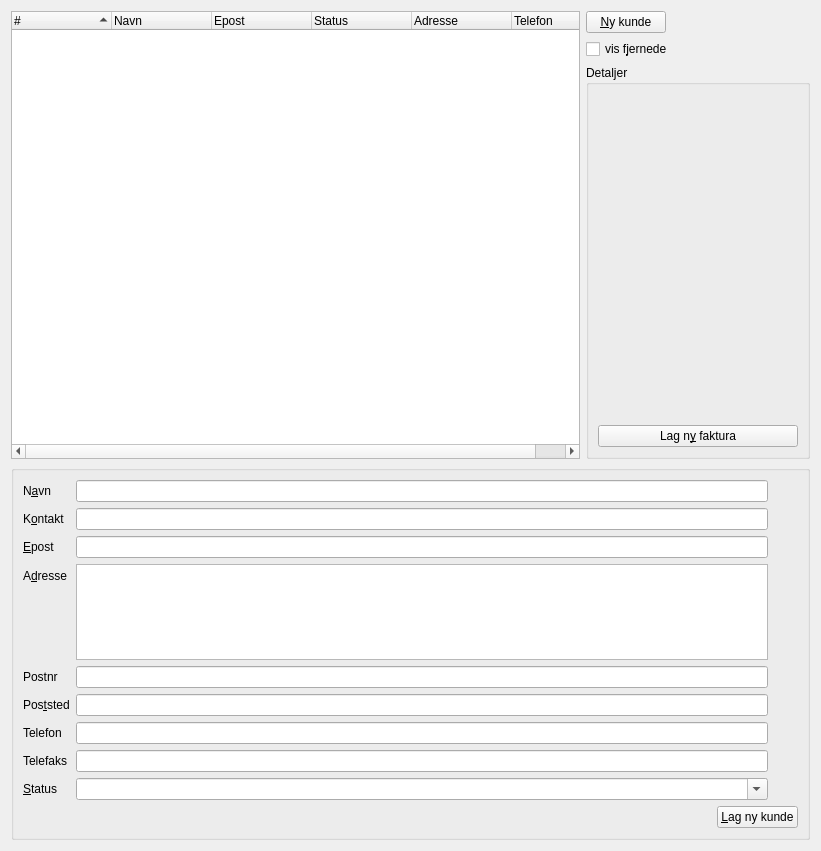
      <widget class="QWidget" name="tab_2" >
       <property name="geometry" >
        <rect>
         <x>0</x>
         <y>0</y>
         <width>821</width>
         <height>851</height>
        </rect>
       </property>
       <attribute name="title" >
        <string>&amp;Kunder</string>
       </attribute>
       <layout class="QGridLayout" name="gridLayout_2" >
        <item row="4" column="0" colspan="3" >
         <widget class="QGroupBox" name="kundeInfo" >
          <property name="title" >
           <string/>
          </property>
          <property name="flat" >
           <bool>true</bool>
          </property>
          <layout class="QGridLayout" name="gridLayout" >
           <item row="0" column="0" >
            <layout class="QFormLayout" name="formLayout" >
             <property name="fieldGrowthPolicy" >
              <enum>QFormLayout::ExpandingFieldsGrow</enum>
             </property>
             <item row="1" column="0" >
              <widget class="QLabel" name="textLabel2" >
               <property name="text" >
                <string>N&amp;avn</string>
               </property>
               <property name="wordWrap" >
                <bool>false</bool>
               </property>
               <property name="buddy" >
                <cstring>kundeInfoNavn</cstring>
               </property>
              </widget>
             </item>
             <item row="1" column="1" >
              <widget class="QLineEdit" name="kundeInfoNavn" />
             </item>
             <item row="2" column="0" >
              <widget class="QLabel" name="textLabel2_3_2" >
               <property name="text" >
                <string>K&amp;ontakt</string>
               </property>
               <property name="textFormat" >
                <enum>Qt::PlainText</enum>
               </property>
               <property name="wordWrap" >
                <bool>false</bool>
               </property>
               <property name="buddy" >
                <cstring>kundeInfoKontaktperson</cstring>
               </property>
              </widget>
             </item>
             <item row="2" column="1" >
              <widget class="QLineEdit" name="kundeInfoKontaktperson" />
             </item>
             <item row="3" column="0" >
              <widget class="QLabel" name="textLabel2_3" >
               <property name="text" >
                <string>&amp;Epost</string>
               </property>
               <property name="wordWrap" >
                <bool>false</bool>
               </property>
               <property name="buddy" >
                <cstring>kundeInfoEpost</cstring>
               </property>
              </widget>
             </item>
             <item row="3" column="1" >
              <widget class="QLineEdit" name="kundeInfoEpost" />
             </item>
             <item row="4" column="0" >
              <widget class="QLabel" name="textLabel3" >
               <property name="text" >
                <string>A&amp;dresse</string>
               </property>
               <property name="wordWrap" >
                <bool>false</bool>
               </property>
               <property name="buddy" >
                <cstring>kundeInfoAdresse</cstring>
               </property>
              </widget>
             </item>
             <item row="4" column="1" >
              <widget class="QPlainTextEdit" name="kundeInfoAdresse" >
               <property name="maximumSize" >
                <size>
                 <width>16777215</width>
                 <height>96</height>
                </size>
               </property>
               <property name="tabChangesFocus" >
                <bool>true</bool>
               </property>
              </widget>
             </item>
             <item row="7" column="1" >
              <widget class="QLineEdit" name="kundeInfoPostnummer" >
               <property name="sizePolicy" >
                <sizepolicy vsizetype="Fixed" hsizetype="Expanding" >
                 <horstretch>4</horstretch>
                 <verstretch>0</verstretch>
                </sizepolicy>
               </property>
               <property name="toolTip" >
                <string>Sett inn norsk postnummer</string>
               </property>
               <property name="inputMask" >
                <string comment="Kommentar: Sett inn norsk postnummer" >0000; </string>
               </property>
              </widget>
             </item>
             <item row="9" column="0" >
              <widget class="QLabel" name="textLabel1_3_3_2_4" >
               <property name="text" >
                <string>Telefon</string>
               </property>
               <property name="wordWrap" >
                <bool>false</bool>
               </property>
               <property name="buddy" >
                <cstring>kundeInfoTelefon</cstring>
               </property>
              </widget>
             </item>
             <item row="9" column="1" >
              <widget class="QLineEdit" name="kundeInfoTelefon" >
               <property name="sizePolicy" >
                <sizepolicy vsizetype="Fixed" hsizetype="MinimumExpanding" >
                 <horstretch>1</horstretch>
                 <verstretch>0</verstretch>
                </sizepolicy>
               </property>
               <property name="inputMask" >
                <string>00000000; </string>
               </property>
              </widget>
             </item>
             <item row="11" column="0" >
              <widget class="QLabel" name="textLabel1_3_3_3_4" >
               <property name="text" >
                <string>Telefaks</string>
               </property>
               <property name="wordWrap" >
                <bool>false</bool>
               </property>
               <property name="buddy" >
                <cstring>kundeInfoTelefaks</cstring>
               </property>
              </widget>
             </item>
             <item row="11" column="1" >
              <widget class="QLineEdit" name="kundeInfoTelefaks" >
               <property name="sizePolicy" >
                <sizepolicy vsizetype="Fixed" hsizetype="Expanding" >
                 <horstretch>1</horstretch>
                 <verstretch>0</verstretch>
                </sizepolicy>
               </property>
               <property name="inputMask" >
                <string>00000000; </string>
               </property>
              </widget>
             </item>
             <item row="12" column="0" >
              <widget class="QLabel" name="textLabel4" >
               <property name="text" >
                <string>&amp;Status</string>
               </property>
               <property name="wordWrap" >
                <bool>false</bool>
               </property>
               <property name="buddy" >
                <cstring>kundeInfoStatus</cstring>
               </property>
              </widget>
             </item>
             <item row="12" column="1" >
              <widget class="QComboBox" name="kundeInfoStatus" >
               <property name="sizePolicy" >
                <sizepolicy vsizetype="Fixed" hsizetype="MinimumExpanding" >
                 <horstretch>0</horstretch>
                 <verstretch>0</verstretch>
                </sizepolicy>
               </property>
               <property name="editable" >
                <bool>true</bool>
               </property>
               <property name="insertPolicy" >
                <enum>QComboBox::InsertAtCurrent</enum>
               </property>
               <property name="sizeAdjustPolicy" >
                <enum>QComboBox::AdjustToContents</enum>
               </property>
              </widget>
             </item>
             <item row="8" column="1" >
              <widget class="QLineEdit" name="kundeInfoPoststed" >
               <property name="sizePolicy" >
                <sizepolicy vsizetype="Fixed" hsizetype="Expanding" >
                 <horstretch>0</horstretch>
                 <verstretch>0</verstretch>
                </sizepolicy>
               </property>
              </widget>
             </item>
             <item row="8" column="0" >
              <widget class="QLabel" name="textLabel1_3_4_2" >
               <property name="text" >
                <string>Pos&amp;tsted</string>
               </property>
               <property name="wordWrap" >
                <bool>false</bool>
               </property>
               <property name="buddy" >
                <cstring>kundeInfoPoststed</cstring>
               </property>
              </widget>
             </item>
             <item row="7" column="0" >
              <widget class="QLabel" name="textLabel1_3_3_5" >
               <property name="text" >
                <string>Postnr</string>
               </property>
               <property name="wordWrap" >
                <bool>false</bool>
               </property>
               <property name="buddy" >
                <cstring>kundeInfoPostnummer</cstring>
               </property>
              </widget>
             </item>
            </layout>
           </item>
           <item row="0" column="1" >
            <layout class="QVBoxLayout" name="verticalLayout" >
             <item>
              <widget class="QLabel" name="kundeInfoKryss" >
               <property name="minimumSize" >
                <size>
                 <width>24</width>
                 <height>24</height>
                </size>
               </property>
               <property name="maximumSize" >
                <size>
                 <width>24</width>
                 <height>24</height>
                </size>
               </property>
               <property name="text" >
                <string/>
               </property>
               <property name="pixmap" >
                <pixmap resource="faktura.qrc" >:/pix/cross.svg</pixmap>
               </property>
               <property name="scaledContents" >
                <bool>true</bool>
               </property>
              </widget>
             </item>
             <item>
              <spacer name="verticalSpacer" >
               <property name="orientation" >
                <enum>Qt::Vertical</enum>
               </property>
               <property name="sizeHint" stdset="0" >
                <size>
                 <width>20</width>
                 <height>220</height>
                </size>
               </property>
              </spacer>
             </item>
            </layout>
           </item>
           <item row="1" column="0" colspan="2" >
            <layout class="QHBoxLayout" name="horizontalLayout_6" >
             <item>
              <spacer name="horizontalSpacer_2" >
               <property name="orientation" >
                <enum>Qt::Horizontal</enum>
               </property>
               <property name="sizeHint" stdset="0" >
                <size>
                 <width>608</width>
                 <height>20</height>
                </size>
               </property>
              </spacer>
             </item>
             <item>
              <widget class="QPushButton" name="kundeInfoEndre" >
               <property name="text" >
                <string>&amp;Lag ny kunde</string>
               </property>
               <property name="shortcut" >
                <string>Alt+L</string>
               </property>
              </widget>
             </item>
            </layout>
           </item>
          </layout>
          <zorder></zorder>
         </widget>
        </item>
        <item rowspan="4" row="0" column="0" colspan="2" >
         <widget class="QTreeWidget" name="kundeKundeliste" >
          <property name="sizePolicy" >
           <sizepolicy vsizetype="Expanding" hsizetype="Expanding" >
            <horstretch>2</horstretch>
            <verstretch>1</verstretch>
           </sizepolicy>
          </property>
          <property name="editTriggers" >
           <set>QAbstractItemView::NoEditTriggers</set>
          </property>
          <property name="showDropIndicator" stdset="0" >
           <bool>false</bool>
          </property>
          <property name="alternatingRowColors" >
           <bool>true</bool>
          </property>
          <property name="rootIsDecorated" >
           <bool>false</bool>
          </property>
          <property name="uniformRowHeights" >
           <bool>true</bool>
          </property>
          <property name="itemsExpandable" >
           <bool>false</bool>
          </property>
          <property name="sortingEnabled" >
           <bool>true</bool>
          </property>
          <property name="animated" >
           <bool>true</bool>
          </property>
          <property name="allColumnsShowFocus" >
           <bool>true</bool>
          </property>
          <property name="expandsOnDoubleClick" >
           <bool>false</bool>
          </property>
          <column>
           <property name="text" >
            <string>#</string>
           </property>
          </column>
          <column>
           <property name="text" >
            <string>Navn</string>
           </property>
          </column>
          <column>
           <property name="text" >
            <string>Epost</string>
           </property>
          </column>
          <column>
           <property name="text" >
            <string>Status</string>
           </property>
          </column>
          <column>
           <property name="text" >
            <string>Adresse</string>
           </property>
          </column>
          <column>
           <property name="text" >
            <string>Telefon</string>
           </property>
          </column>
         </widget>
        </item>
        <item row="1" column="2" >
         <widget class="QCheckBox" name="kundeVisFjernede" >
          <property name="sizePolicy" >
           <sizepolicy vsizetype="Fixed" hsizetype="Maximum" >
            <horstretch>0</horstretch>
            <verstretch>0</verstretch>
           </sizepolicy>
          </property>
          <property name="text" >
           <string>vis f&amp;jernede</string>
          </property>
          <property name="shortcut" >
           <string>Alt+J</string>
          </property>
         </widget>
        </item>
        <item rowspan="2" row="2" column="2" >
         <widget class="QGroupBox" name="groupBox" >
          <property name="title" >
           <string>Detaljer</string>
          </property>
          <layout class="QGridLayout" name="gridLayout_14" >
           <item row="0" column="0" >
            <widget class="QLabel" name="kundeDetaljerTekst" >
             <property name="sizePolicy" >
              <sizepolicy vsizetype="MinimumExpanding" hsizetype="Minimum" >
               <horstretch>0</horstretch>
               <verstretch>1</verstretch>
              </sizepolicy>
             </property>
             <property name="minimumSize" >
              <size>
               <width>200</width>
               <height>0</height>
              </size>
             </property>
             <property name="textFormat" >
              <enum>Qt::RichText</enum>
             </property>
             <property name="alignment" >
              <set>Qt::AlignLeading|Qt::AlignLeft|Qt::AlignTop</set>
             </property>
             <property name="wordWrap" >
              <bool>true</bool>
             </property>
            </widget>
           </item>
           <item row="1" column="0" >
            <widget class="QPushButton" name="kundeNyFaktura" >
             <property name="toolTip" >
              <string>Oppretter en ny faktura til denne kunden</string>
             </property>
             <property name="text" >
              <string>Lag n&amp;y faktura</string>
             </property>
             <property name="shortcut" >
              <string>Alt+Y</string>
             </property>
            </widget>
           </item>
          </layout>
         </widget>
        </item>
        <item row="0" column="2" >
         <widget class="QPushButton" name="kundeNy" >
          <property name="sizePolicy" >
           <sizepolicy vsizetype="Fixed" hsizetype="Maximum" >
            <horstretch>0</horstretch>
            <verstretch>0</verstretch>
           </sizepolicy>
          </property>
          <property name="text" >
           <string>&amp;Ny kunde</string>
          </property>
          <property name="shortcut" >
           <string>Alt+N</string>
          </property>
         </widget>
        </item>
       </layout>
      </widget>
